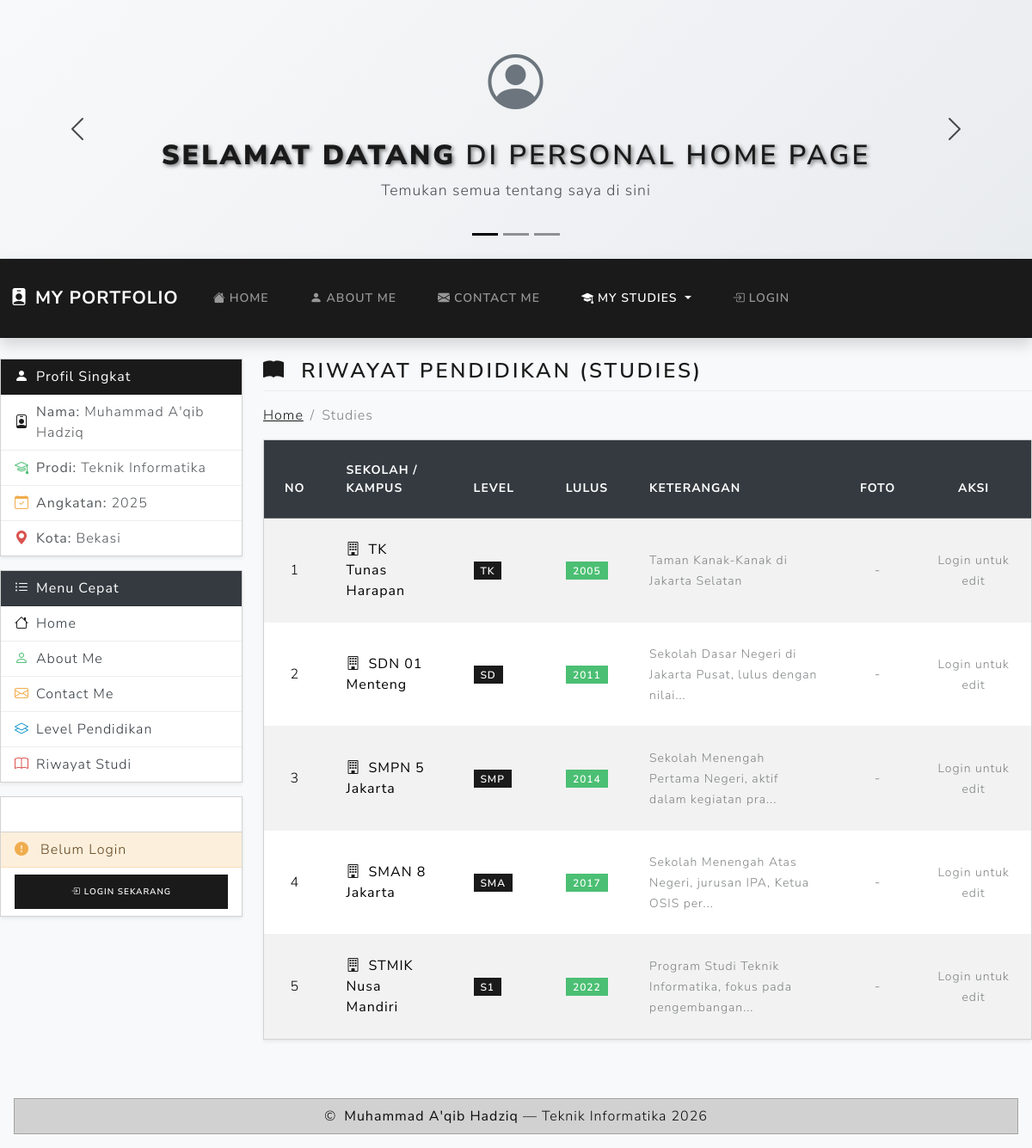
/index.php?hal=studies_list, run on the app's committed database.
### tables this page shows
CREATE TABLE IF NOT EXISTS `studies` (
  `id` int(11) NOT NULL AUTO_INCREMENT,
  `nama` varchar(150) NOT NULL,
  `idlevel` int(11) NOT NULL,
  `keterangan` text DEFAULT NULL,
  `tahun_lulus` year(4) NOT NULL,
  `foto_sekolah` varchar(100) DEFAULT NULL,
  PRIMARY KEY (`id`),
  FOREIGN KEY (`idlevel`) REFERENCES `level`(`id`) ON DELETE CASCADE
);

CREATE TABLE IF NOT EXISTS `level` (
  `id` int(11) NOT NULL AUTO_INCREMENT,
  `nama` varchar(50) NOT NULL,
  PRIMARY KEY (`id`)
);

### models/Studies.php (called while the page is built, shortened)
<?php
class Studies
{
    private $koneksi;
    public function __construct()
    {
        global $dbh;
        $this->koneksi = $dbh;
    }
    public function index()
    {
        $sql = "SELECT studies.*, level.nama AS nama_level
                FROM studies
                INNER JOIN level ON level.id = studies.idlevel
                ORDER BY studies.tahun_lulus ASC";
        return $this->koneksi->query($sql);
    }
}
?>

### studies_list.php (the view, shortened to what this page needs)
<?php
$isLogin = isset($_SESSION['user_id']);
$obj = new Studies();
$rs  = $obj->index();
?>
<div class="mb-4">
  <div class="d-flex justify-content-between align-items-center border-bottom pb-2 mb-3">
    <h3 class="mb-0">
      <i class="bi bi-book-fill text-primary me-2"></i>
      Riwayat Pendidikan (Studies)
    </h3>
  </div>
  <nav class="mb-3">
    <ol class="breadcrumb">
      <li class="breadcrumb-item"><a href="index.php?hal=home">Home</a></li>
      <li class="breadcrumb-item active">Studies</li>
    </ol>
  </nav>
  <div class="card shadow-sm">
    <div class="card-body p-0">
      <div class="table-responsive">
        <table class="table table-striped table-hover mb-0 align-middle">
          <thead class="table-dark">
            <tr>
              <th width="5%" class="text-center">No</th>
              <th>Sekolah / Kampus</th>
              <th width="12%">Level</th>
              <th width="10%">Lulus</th>
              <th>Keterangan</th>
              <th width="8%">Foto</th>
              <th width="15%" class="text-center">Aksi</th>
            </tr>
          </thead>
          <tbody>
            <?php if ($rs && $rs->rowCount() > 0): ?>
              <?php $no = 1; foreach ($rs as $row): ?>
                <tr>
                  <td class="text-center"><?= $no++ ?></td>
                  <td>
                    <i class="bi bi-building text-primary me-1"></i>
                    <strong><?= htmlspecialchars($row['nama']) ?></strong>
                  </td>
                  <td>
                    <span class="badge bg-primary">
                      <?= htmlspecialchars($row['nama_level']) ?>
                    </span>
                  </td>
                  <td class="text-center">
                    <span class="badge bg-success">
                      <?= htmlspecialchars($row['tahun_lulus']) ?>
                    </span>
                  </td>
                  <td>
                    <small class="text-muted">
                      <?= htmlspecialchars(mb_strimwidth($row['keterangan'] ?? '', 0, 60, '...')) ?>
                    </small>
                  </td>
                  <td class="text-center">
                    <?php if (!empty($row['foto_sekolah'])): ?>
                      <img src="img/<?= htmlspecialchars($row['foto_sekolah']) ?>"
                        width="45" height="40"
                        style="object-fit:cover;border-radius:5px;">
                    <?php else: ?>
                      <span class="text-muted">-</span>
                    <?php endif; ?>
                  </td>
                  <td class="text-center">
                    <?php if ($isLogin): ?>
                      <a href="index.php?hal=studies_form&id=<?= $row['id'] ?>"
                        class="btn btn-warning btn-sm">
                        <i class="bi bi-pencil-fill"></i>
                      </a>
                      <form method="POST"
                        action="controller/studiesController.php"
                        class="d-inline"
                        onsubmit="return confirm('Yakin hapus data ini?')">
                        <input type="hidden" name="id" value="<?= $row['id'] ?>">
                        <input type="hidden" name="proses" value="hapus">
                        <button class="btn btn-danger btn-sm">
                          <i class="bi bi-trash-fill"></i>
                        </button>
                      </form>
                    <?php else: ?>
                      <span class="text-muted small">Login untuk edit</span>
                    <?php endif; ?>
                  </td>
                </tr>
              <?php endforeach; ?>
            <?php endif; ?>
          </tbody>
        </table>
      </div>
    </div>
  </div>
</div>

### index.php (shortened to what this page needs)
<!doctype html>
<html lang="id">
<head>
  <link rel="stylesheet" href="https://cdn.jsdelivr.net/npm/bootswatch@5.3.2/dist/lux/bootstrap.min.css">
  <link rel="stylesheet" href="https://cdn.jsdelivr.net/npm/bootstrap-icons@1.11.1/font/bootstrap-icons.css">
</head>
<body>
<?php
  include_once 'koneksi.php';
  include_once 'models/Studies.php';
?>
<div class="container-fluid px-0">
  <div class="row g-0">
    <div class="col-md-12">
      <?php include_once 'header.php'; ?>
    </div>
  </div>
  <div class="row g-0">
    <div class="col-md-12">
      <?php include_once 'menu.php'; ?>
    </div>
  </div>
  <div class="container-fluid mt-4 px-0">
    <div class="row">
      <div class="col-md-3">
        <?php include_once 'sidebar.php'; ?>
      </div>
      <div class="col-md-9 main-content">
        <?php
          $hal = $_GET['hal'] ?? 'home';
          $allowed = [
            'home',
            'about',
            'contact',
            'level_list',
            'level_form',
            'studies_list',
            'studies_form',
            'login',
            'logout'
          ];
          if (in_array($hal, $allowed)) {
              if ($hal === 'logout') {
                  include_once 'logout.php';
              } elseif ($hal === 'login') {
                  include_once 'login.php';
              } else {
                  $file = $hal . '.php';
                  if (file_exists($file)) {
                      include_once $file;
                  } else {
                      echo '<div class="alert alert-warning">Halaman tidak ditemukan.</div>';
                  }
              }
          } else {
              include_once 'home.php';
          }
        ?>
      </div>
    </div>
  </div>
  <div class="row mt-4">
    <div class="col-md-12">
      <?php include_once 'footer.php'; ?>
    </div>
  </div>
</div>
</body>
</html>

### header.php (shortened to what this page needs)
<div id="headerCarousel" class="carousel slide shadow-sm border-bottom" data-bs-ride="carousel">
  <div class="carousel-indicators">
    <button type="button" data-bs-target="#headerCarousel" data-bs-slide-to="0"
      class="active" aria-current="true" aria-label="Slide 1"></button>
    <button type="button" data-bs-target="#headerCarousel" data-bs-slide-to="1"
      aria-label="Slide 2"></button>
    <button type="button" data-bs-target="#headerCarousel" data-bs-slide-to="2"
      aria-label="Slide 3"></button>
  </div>
  <div class="carousel-inner">
    <div class="carousel-item active">
      <div class="slide-1 carousel-placeholder text-center">
        <div>
          <i class="bi bi-person-circle"
            style="font-size: 4rem; color: #6c757d; display:block; margin-bottom:1rem;"></i>
          <h2><strong>Selamat Datang</strong> di Personal Home Page</h2>
          <p>Temukan semua tentang saya di sini</p>
        </div>
      </div>
    </div>
  </div>
  <button class="carousel-control-prev" type="button"
    data-bs-target="#headerCarousel" data-bs-slide="prev">
    <span class="carousel-control-prev-icon"></span>
  </button>
  <button class="carousel-control-next" type="button"
    data-bs-target="#headerCarousel" data-bs-slide="next">
    <span class="carousel-control-next-icon"></span>
  </button>
</div>

### menu.php (shortened to what this page needs)
<nav class="navbar navbar-expand-lg navbar-dark bg-primary shadow">
  <div class="container-fluid">
    <a class="navbar-brand d-flex align-items-center gap-2" href="index.php">
      <i class="bi bi-person-badge-fill fs-4"></i>
      <span>My Portfolio</span>
    </a>
    <div class="collapse navbar-collapse" id="mainNavbar">
      <ul class="navbar-nav me-auto mb-2 mb-lg-0">
        <li class="nav-item">
          <a class="nav-link <?= (!isset($_GET['hal']) || $_GET['hal']=='home') ? 'active' : '' ?>"
            href="index.php?hal=home">
            <i class="bi bi-house-fill me-1"></i>Home
          </a>
        </li>
        <li class="nav-item">
          <a class="nav-link <?= (($_GET['hal'] ?? '') == 'about') ? 'active' : '' ?>"
            href="index.php?hal=about">
            <i class="bi bi-person-fill me-1"></i>About Me
          </a>
        </li>
        <li class="nav-item">
          <a class="nav-link <?= (($_GET['hal'] ?? '') == 'contact') ? 'active' : '' ?>"
            href="index.php?hal=contact">
            <i class="bi bi-envelope-fill me-1"></i>Contact Me
          </a>
        </li>
        <li class="nav-item dropdown">
          <a class="nav-link dropdown-toggle <?= in_array(($_GET['hal'] ?? ''), ['level_list','level_form','studies_list','studies_form']) ? 'active' : '' ?>"
            href="#" role="button" data-bs-toggle="dropdown" aria-expanded="false">
            <i class="bi bi-mortarboard-fill me-1"></i>My Studies
          </a>
        </li>
        <?php if (!isset($_SESSION['user_id'])): ?>
          <li class="nav-item">
            <a class="nav-link <?= (($_GET['hal'] ?? '') == 'login') ? 'active' : '' ?>"
              href="index.php?hal=login">
              <i class="bi bi-box-arrow-in-right me-1"></i>Login
            </a>
          </li>
        <?php endif; ?>
      </ul>
    </div>
  </div>
</nav>

### sidebar.php
<div class="sidebar-card">
  <div class="card mb-3 shadow-sm">
    <div class="card-header bg-primary text-white">
      <i class="bi bi-person-fill me-2"></i><strong>Profil Singkat</strong>
    </div>
    <ul class="list-group list-group-flush">
      <li class="list-group-item d-flex align-items-center gap-2">
        <i class="bi bi-person-badge text-primary"></i>
        <span><strong>Nama:</strong> Muhammad A'qib Hadziq</span>
      </li>
      <li class="list-group-item d-flex align-items-center gap-2">
        <i class="bi bi-mortarboard text-success"></i>
        <span><strong>Prodi:</strong> Teknik Informatika</span>
      </li>
      <li class="list-group-item d-flex align-items-center gap-2">
        <i class="bi bi-calendar-check text-warning"></i>
        <span><strong>Angkatan:</strong> 2025</span>
      </li>
      <li class="list-group-item d-flex align-items-center gap-2">
        <i class="bi bi-geo-alt-fill text-danger"></i>
        <span><strong>Kota:</strong> Bekasi</span>
      </li>
    </ul>
  </div>
  <div class="card mb-3 shadow-sm">
    <div class="card-header bg-dark text-white">
      <i class="bi bi-list-ul me-2"></i><strong>Menu Cepat</strong>
    </div>
    <ul class="list-group list-group-flush">
      <li class="list-group-item list-group-item-action">
        <a href="index.php?hal=home" class="text-decoration-none text-dark">
          <i class="bi bi-house me-2 text-primary"></i>Home
        </a>
      </li>
      <li class="list-group-item list-group-item-action">
        <a href="index.php?hal=about" class="text-decoration-none text-dark">
          <i class="bi bi-person me-2 text-success"></i>About Me
        </a>
      </li>
      <li class="list-group-item list-group-item-action">
        <a href="index.php?hal=contact" class="text-decoration-none text-dark">
          <i class="bi bi-envelope me-2 text-warning"></i>Contact Me
        </a>
      </li>
      <li class="list-group-item list-group-item-action">
        <a href="index.php?hal=level_list" class="text-decoration-none text-dark">
          <i class="bi bi-layers me-2 text-info"></i>Level Pendidikan
        </a>
      </li>
      <li class="list-group-item list-group-item-action">
        <a href="index.php?hal=studies_list" class="text-decoration-none text-dark">
          <i class="bi bi-book me-2 text-danger"></i>Riwayat Studi
        </a>
      </li>
    </ul>
  </div>
  <div class="card shadow-sm">
    <div class="card-header bg-secondary text-white">
      <i class="bi bi-shield-lock me-2"></i><strong>Status</strong>
    </div>
    <ul class="list-group list-group-flush">
      <?php if (isset($_SESSION['user_id'])): ?>
        <li class="list-group-item list-group-item-success">
          <i class="bi bi-check-circle-fill text-success me-2"></i>
          Sudah Login
        </li>
        <li class="list-group-item">
          <i class="bi bi-person-fill me-2"></i>
          <?= htmlspecialchars($_SESSION['nama']) ?>
        </li>
        <li class="list-group-item">
          <span class="badge bg-primary"><?= htmlspecialchars($_SESSION['role']) ?></span>
        </li>
        <li class="list-group-item">
          <a href="index.php?hal=logout" class="btn btn-danger btn-sm w-100">
            <i class="bi bi-box-arrow-right me-1"></i>Logout
          </a>
        </li>
      <?php else: ?>
        <li class="list-group-item list-group-item-warning">
          <i class="bi bi-exclamation-circle-fill text-warning me-2"></i>
          Belum Login
        </li>
        <li class="list-group-item">
          <a href="index.php?hal=login" class="btn btn-primary btn-sm w-100">
            <i class="bi bi-box-arrow-in-right me-1"></i>Login Sekarang
          </a>
        </li>
      <?php endif; ?>
    </ul>
  </div>
</div>

### footer.php
<div class="footer-section px-3 pb-3">
  <div class="alert alert-primary mb-0 text-center py-2" role="alert">
    <span class="me-1">©</span>
    <strong>Muhammad A'qib Hadziq</strong> &mdash;
    Teknik Informatika <?= date('Y') ?>
  </div>
</div>

### index.php (style rules this page uses)
body { background-color: #f8f9fa; }
.navbar-brand { font-weight: 700; font-size: 1.3rem; }
.sidebar-card { position: sticky; top: 80px; }
.footer-section { margin-top: 20px; }
.main-content { min-height: 400px; }
.slide-1 { background: linear-gradient(135deg, #1a1a2e 0%, #16213e 50%, #0f3460 100%); }
.carousel-placeholder { height: 300px; display: flex; align-items: center; justify-content: center; color: white; }
.carousel-placeholder h2 { font-size: 2rem; text-shadow: 2px 2px 4px rgba(0,0,0,0.5); }
.carousel-placeholder p { font-size: 1.1rem; opacity: 0.9; }

### header.php (style rules this page uses)
.slide-1 { background: linear-gradient(135deg, #f8f9fa, #e9ecef); }
.carousel-placeholder { height: 300px; display: flex; align-items: center; justify-content: center; color: #212529; }
.carousel-placeholder h2 { font-size: 2rem; }
.carousel-placeholder p { font-size: 1.1rem; opacity: 0.8; }
.carousel-control-prev-icon, .carousel-control-next-icon { filter: invert(1); }
.carousel-control-prev, .carousel-control-next { opacity: 0.7; }
.carousel-indicators [data-bs-target] { background-color: #000; opacity: 0.4; }
.carousel-indicators .active { background-color: #000; opacity: 1; }

### data on the page
studies: nama "TK Tunas Harapan", idlevel.nama "TK", tahun_lulus "2005", keterangan "Taman Kanak-Kanak di Jakarta Selatan"
studies: nama "SDN 01 Menteng", idlevel.nama "SD", tahun_lulus "2011", keterangan "Sekolah Dasar Negeri di Jakarta Pusat, lulus dengan nilai..."
studies: nama "SMPN 5 Jakarta", idlevel.nama "SMP", tahun_lulus "2014", keterangan "Sekolah Menengah Pertama Negeri, aktif dalam kegiatan pra..."
studies: nama "SMAN 8 Jakarta", idlevel.nama "SMA", tahun_lulus "2017", keterangan "Sekolah Menengah Atas Negeri, jurusan IPA, Ketua OSIS per..."
studies: nama "STMIK Nusa Mandiri", idlevel.nama "S1", tahun_lulus "2022", keterangan "Program Studi Teknik Informatika, fokus pada pengembangan..."
